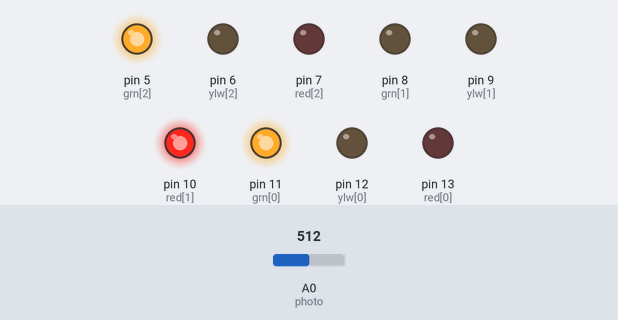
A sketch run on a simulated Arduino Uno, built with avr-gcc and run on an emulated ATmega328P. Shown: output pins drawn as LEDs (lit = HIGH). The test bench sets the inputs (shaded band); at power-on: A0 (photo) = 512.

Above: at 4.3 s.
At 6.7 s:
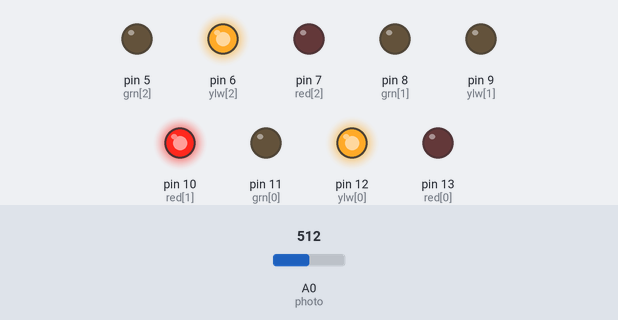
At 7.6 s:
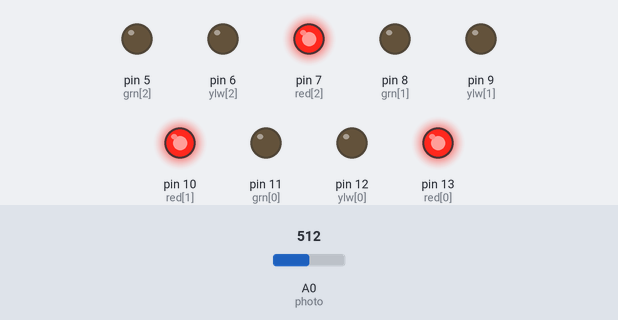
At 9.9 s:
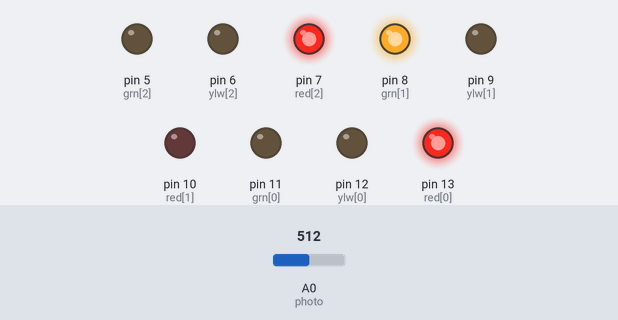
At 12.3 s:
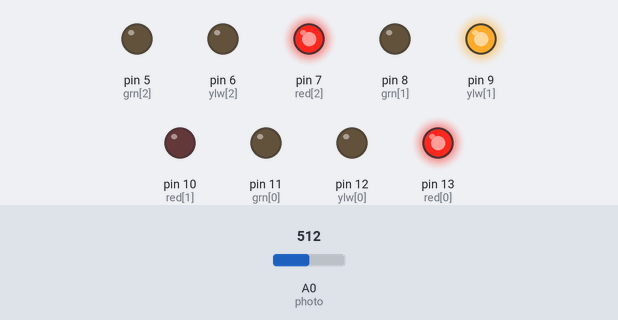
Timing chart, 0 to 16.9 s (numbered marks = the images above):
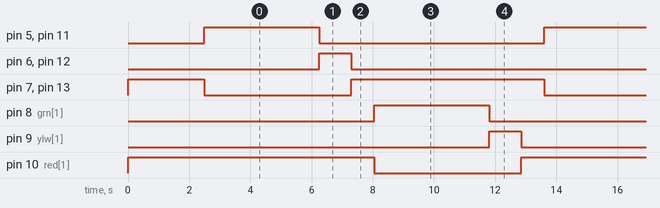

Measured:
- by itself, pin 5 (grn[2]), pin 8 (grn[1]), pin 11 (grn[0]): alternates HIGH for 3.8 s and LOW for 7.4 s
- by itself, pin 6 (ylw[2]), pin 9 (ylw[1]), pin 12 (ylw[0]): alternates HIGH for 1.1 s and LOW for 10.1 s
- by itself, pin 7 (red[2]), pin 10 (red[1]), pin 13 (red[0]): alternates HIGH for 6.3 s and LOW for 4.8 s

The sketch:

FPT_Code_Stage2.ino
```cpp
/*
Title: Traffic Light Challenge 2.0 (FPT)
Creator: Glenn M.
Date Of Creation: January 10th, 2022
Last Update: January 13th, 2022
*/

//Store all the pin numbers under variables:
int red[] = {13, 10, 7};	//red led pins (North, EastWest, South)
int ylw[] = {12, 9, 6};	    //yellow led pins(North, EastWest, South)
int grn[] = {11, 8, 5};	    //green led pins (North, EastWest, South)
int photo = A0;             //photoresistor pin

float delays[][3] = {{5, 1.4, 1}, {5, 1.4, 1}, {3.5, 0, 0}};
//delay times [(direction{N and S, EW, Nleft})][(time{green, yellow, red})]

int multip = 750;	   //delay multiplier
int blinks = 6;        //amount of blinks for north left turn

int dir = 1;	         //direction of traffic (0 = NS; 1 = EW;)
bool leftTurn = false;   //wether the resistor detects a 'car' in the 'North Left lane'

void setup() {
  for(int i = 0; i < 3; i++){   //loop three times
   pinMode(red[i], OUTPUT);		//set current red pin to output
   digitalWrite(red[i], HIGH);  //set current red pin to high
   pinMode(ylw[i], OUTPUT);		//set current yellow pin to output
   digitalWrite(ylw[i], LOW);	//set current yellow pin to low
   pinMode(grn[i], OUTPUT);		//set current green pin to output
    digitalWrite(grn[i], LOW);}	//set current green pin to low
  pinMode(photo, INPUT);        //set the photoresistor pin to input
  Serial.begin(9600);	//begin the serial monitor
  delay(2500);			//wait for 2.5 seconds
}

void loop(){
  updateLEDS();	 //update the traffic lights
}

void updateLEDS(){
  /*
  Using the current direction of traffic (variable 'dir'), set the
  traffic lights accordingly (using the functions: northSouth(),
  eastWest() and northLeft();) than switch the traffic direction.
  */
  if(dir == 0){         //traffic direction is East/West...?
   eastWest();             //...update the 'traffic lights' for a East/West direction
   dir = 1;}               //...swap traffic direction to North/South
  else if(dir == 1){    //traffic direction is North/South...?
   if(leftTurn == true){   //...'car' in North Left turn 'lane'...?
     northLeft();}            //...update the 'traffic lights' for a North Left turn direction
   northSouth();           //...update the 'traffic lights' for a North/South direction
   dir = 0;}               //...swap the traffic direction to East/West
}

void northSouth(){
  /*
  Go through the process of: green light, delay, yellow light, delay,
  red light, delay; for the North and South 'traffic lights'.
  */
 digitalWrite(grn[0], HIGH);	 //send a green light to the North direction of traffic
 digitalWrite(grn[2], HIGH);     //send a green light to the South direction of traffic
 digitalWrite(red[0], LOW);	     //turn off red light for the North direction of traffic
 digitalWrite(red[2], LOW);	     //turn off red light for the South direction of traffic
 delay(delays[0][0] * multip);   //green delay for the NS direction of traffic
 digitalWrite(grn[0], LOW);	     //turn off green light for the North direction of traffic
 digitalWrite(grn[2], LOW);	     //turn off green light for the South direction of traffic
 digitalWrite(ylw[0], HIGH);	 //send a yellow light to the North direction of traffic
 digitalWrite(ylw[2], HIGH);	 //send a yellow light to the South direction of traffic
 delay(delays[0][1] * multip);   //yellow delay for the NS direction of traffic
 digitalWrite(ylw[0], LOW);	     //turn off yellow light for the North direction of traffic
 digitalWrite(ylw[2], LOW);	     //turn off yellow light for the South direction of traffic
 digitalWrite(red[0], HIGH);	 //send a red light to the North direction of traffic
 digitalWrite(red[2], HIGH);	 //send a red light to the North direction of traffic
 delay(delays[0][2] * multip);   //red delay for the NS direction of traffic
}

void northLeft(){
  /*
  Blinking green light (left turn) for the
  Northern direction of traffic.
  */
  float blinkDelay = ((delays[2][0] * multip) / blinks); //calculate the length of a FULL blink
  digitalWrite(red[0], LOW);          //turn off red light for the North direction of traffic
  for(int i = 0; i < blinks; i++){    //loop through the number of full blinks
     digitalWrite(grn[0], HIGH);         //send a green light to the North lights
     delay(blinkDelay/2);                //delay for half a blink length
     digitalWrite(grn[0], LOW);          //turn off green light for the North lights
     delay(blinkDelay/2);}               //delay for half a blink length
}

void eastWest(){
 /*
 Go through the process of: green light, delay, yellow light, delay,
 red light, delay; for the North and South 'traffic lights'.
 */
 digitalWrite(red[1], LOW);      //turn off red light for the EW direction of traffic
 digitalWrite(grn[1], HIGH);     //send a green light to the EW direction of traffic
 delay(delays[1][0] * multip);   //green delay for the EW direction of traffic
 digitalWrite(grn[1], LOW);      //turn off green light for the EW lights
 digitalWrite(ylw[1], HIGH);     //send a yellow light to the EW lights
 delay(delays[1][1] * multip);   //yellow delay for the EW direction
 digitalWrite(ylw[1], LOW);      //turn off yellow light for EW lights
 digitalWrite(red[1], HIGH);     //send a red light to the EW lights
 readPhoto();                    //check for 'cars' in the North left turn 'lane'
 delay(delays[1][2] * multip);   //red delay for the EW lights
}

void readPhoto(){
  /*
  Check if any 'cars' are registered in the
  North left turn 'lane'
  */
  int photoVal = analogRead(photo);   //get the photoresistor value
  if(photoVal <= 450){                //value is less than/equal to 450 (car IS in lane)...?
    leftTurn = true;}                    //...set left turn to true
  else{                               //value is less than 450...?
    leftTurn = false;}                   //...set left turn to false
}


  
```
